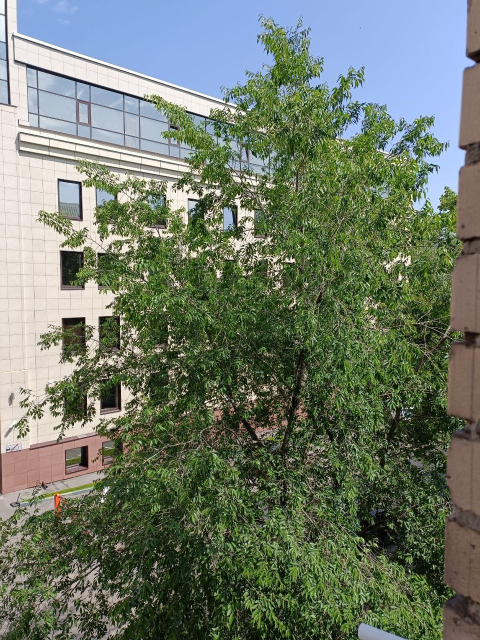
#> input picture l6/data/1.jpeg, 960 x 1280 px (shown at 1/2 size); the run also reads 3 pictures not shown here
$ jupyter execute --allow-errors main.ipynb   (shell and % lines are left out)
#> lines starting #> are read from the running program, lines starting #| are printed output that depends on the picture; after the words box and inside, x2 and y2 are one past the last pixel; in counts of white or black regions, pixels touching at a corner belong together
### l6/warp.py
#import matplotlib.delaunay as md
from scipy import ndimage
from pylab import *
from numpy import *
import scipy
import scipy.spatial
import homography


# [16 lines left out: function image_in_image, not called in this run]


def combine_images(im1,im2,alpha):
    """ Blend two images with weights as in alpha. """
    return (1-alpha)*im1 + alpha*im2


# [12 lines left out: function alpha_for_triangle, not called in this run]


def triangulate_points(x):
    """ Delaunay triangulation of 2D points. """

    tri = scipy.spatial.Delaunay(x) #md.delaunay(x,y)
    return tri


# [6 lines left out: function plot_mesh, not called in this run]


def pw_affine(fromim,toim,fp,tp,tri):
    """ Warp triangular patches from an image.
        fromim = image to warp
        toim = destination image
        fp = from points in hom. coordinates
        tp = to points in hom.  coordinates
        tri = triangulation. """

    im = toim.copy()

    # check if image is grayscale or color
    is_color = len(fromim.shape) == 3

    # create image to warp to (needed if iterate colors)
    im_t = zeros(im.shape, 'uint8')

    for t in tri:
        # compute affine transformation
        H = homography.Haffine_from_points(tp[:,t],fp[:,t])

        if is_color:
            for col in range(fromim.shape[2]):
                im_t[:,:,col] = ndimage.affine_transform(
                    fromim[:,:,col],H[:2,:2],(H[0,2],H[1,2]),im.shape[:2])
        else:
            im_t = ndimage.affine_transform(
                    fromim,H[:2,:2],(H[0,2],H[1,2]),im.shape[:2])

        # alpha for triangle
        alpha = alpha_for_triangle(tp[:,t],im.shape[0],im.shape[1])

        # add triangle to image
        im[alpha>0] = im_t[alpha>0]

    return im


# [59 lines left out: function panorama, not called in this run]

### l6/main.ipynb
# Гомография
## 1) взять код и сделать самостоятельно панараму больше чем на 2-х снимках,
## 2) взять код который занимается триангуляцией на основе афинной гомографии, придумать и реализовать метод автоматического триангулирования (по ключивым точкам лица с помошбю нейронки, взять шар и по окружности триангулировать) и приминить для своей фотографии.
код в виде архива и празантация

# Панарама

код взят из switching.py

## Оригинальные изображения

[cell 1]
import matplotlib.pyplot as plt
fig, axs = plt.subplots(nrows=1, ncols=4, figsize=(10, 10))
for i, image_pat in enumerate(['data/1.jpeg','data/2.jpeg','data/3.jpeg','data/4.jpeg']):
    image = plt.imread(image_pat)
#> image is the input picture: shape (1280, 960, 3); mean R, G, B 110.3, 121.1, 104.9
    axs.flat[i].imshow(image)
#> pass 2 of the loop `for i, image_pat in enumerate(['data/1.jpeg','data/2.jpeg','data/3.jpe..`:
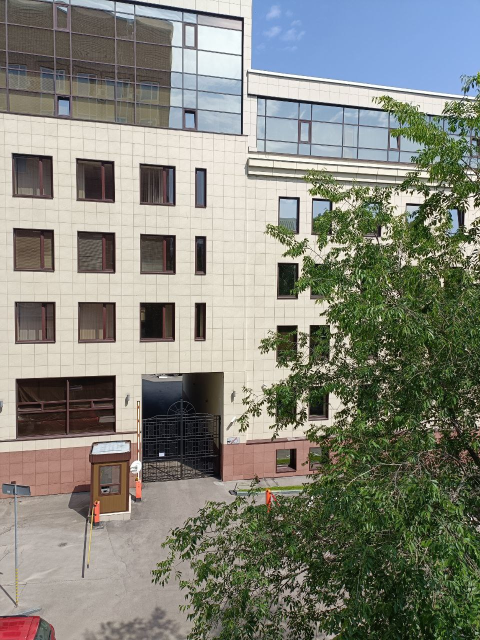
#> input picture l6/data/2.jpeg, 960 x 1280 px (shown at 1/2 size)
#> image is the input picture: shape (1280, 960, 3); mean R, G, B 131.6, 132.8, 122.4
plt.tight_layout()
plt.show()
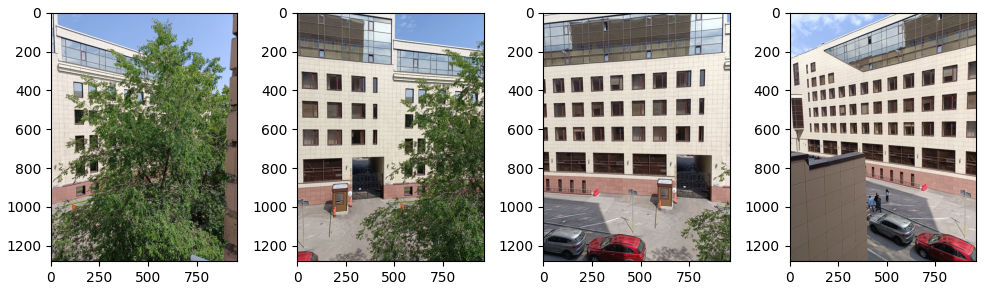
#> figure drawn by matplotlib, 4 panels

## Панарама на 4-х снимках

[cell 2]
import cv2
import numpy as np

def get_h(img1, img2):
    # Преобразование изображений в оттенки серого
    gray1 = cv2.cvtColor(img1, cv2.COLOR_BGR2GRAY)
    gray2 = cv2.cvtColor(img2, cv2.COLOR_BGR2GRAY)

    # Инициализация объекта SIFT (определение ключевых точек)
    sift = cv2.xfeatures2d.SIFT_create()

    # Нахождение ключевых точек и дескрипторов на обоих изображениях
    kp1, des1 = sift.detectAndCompute(gray1, None)
    kp2, des2 = sift.detectAndCompute(gray2, None)

    # Нахождение соответствий между дескрипторами на двух изображениях
    matcher = cv2.DescriptorMatcher_create(cv2.DescriptorMatcher_FLANNBASED)
    matches = matcher.knnMatch(des1, des2, k=2)

    # Фильтрация соответствий с помощью метрики Lowe's ratio test
    good_matches = []
    for m, n in matches:
        if m.distance < 0.75 * n.distance:
            good_matches.append(m)

    # Нахождение матрицы гомографии
    src_pts = np.float32([kp1[m.queryIdx].pt for m in good_matches]).reshape(-1, 1, 2)
    dst_pts = np.float32([kp2[m.trainIdx].pt for m in good_matches]).reshape(-1, 1, 2)
    H, _ = cv2.findHomography(src_pts, dst_pts, cv2.RANSAC, 5.0)
    return H

def append(img1, img2):
    H = get_h(img1, img2)
    # Преобразование изображений
    panorama = cv2.warpPerspective(img1, H, (img1.shape[1] + img2.shape[1], img2.shape[0]))
    panorama[0:img2.shape[0], 0:img2.shape[1]] = img2
    return panorama

# Загрузка изображений
img1 = cv2.imread('data/1.jpeg')
img2 = cv2.imread('data/2.jpeg')
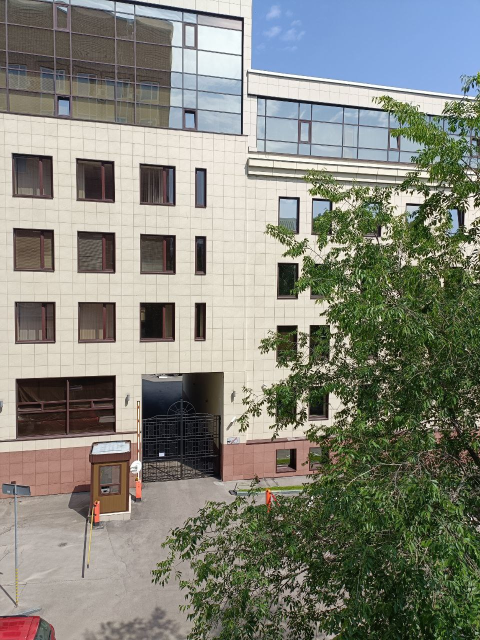
#> img2: shape (1280, 960, 3) (shown at 1/2 size); mean B, G, R 122.4, 132.8, 131.6
img3 = cv2.imread('data/3.jpeg')
img4 = cv2.imread('data/4.jpeg')
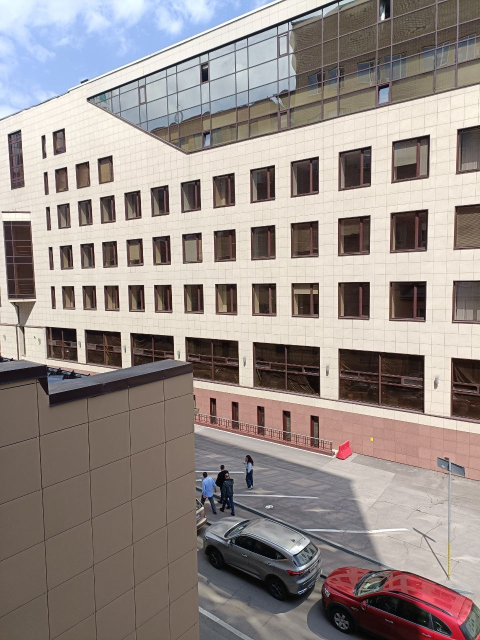
#> input picture l6/data/4.jpeg, 960 x 1280 px (shown at 1/2 size)
#> img4 is the input picture: shape (1280, 960, 3); mean B, G, R 137.7, 141.7, 151.7

panorama = append(img2, img3)
#> in get_h, `gray2 = cv2.cvtColor(img2, cv2.COLOR_BGR2GRAY)`:
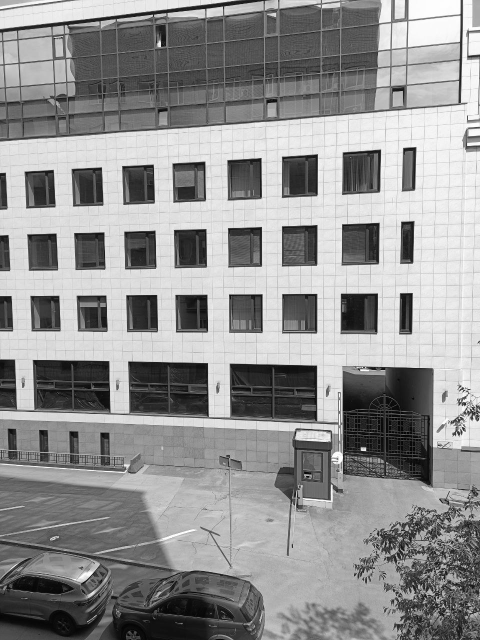
#> gray2: shape (1280, 960) (shown at 1/2 size); min 0, max 255, mean 145.6
#> in get_h, `kp1, des1 = sift.detectAndCompute(gray1, None)`: kp1 = 9586 keypoints; strongest (x, y, size): (943, 1039, 2.2), (923, 410, 2.5), (915, 409, 3), (312, 643, 48.5)
#> in get_h, `kp2, des2 = sift.detectAndCompute(gray2, None)`: kp2 = 4531 keypoints; strongest (x, y, size): (716, 626, 50.3), (727, 898, 6.5), (386, 624, 44.3), (601, 352, 49.9)
#> in get_h, `matches = matcher.knnMatch(des1, des2, k=2)`: matches = 9586 matches
#> after the loop in get_h, `for m, n in matches:`: good_matches = 571 matches
#> in get_h, `src_pts = np.float32([kp1[m.queryIdx].pt for m in good_matches]).resha..`: src_pts = 571 rows, first 8: [11.12, 1093.3], [17.3, 983.1], [27.42, 608.3], [27.94, 964.6], [33.87, 345.6], [37.26, 1166.6], [38.08, 819.1], [38.55, 812]
#> in get_h, `dst_pts = np.float32([kp2[m.trainIdx].pt for m in good_matches]).resha..`: dst_pts = 571 rows, first 8: [444.2, 1024.2], [726.9, 898.2], [456.3, 593.8], [456.7, 911.7], [462.8, 356.8], [466.1, 1094.6], [468.7, 784.5], [465.7, 776.1]
#> in get_h, `H, _ = cv2.findHomography(src_pts, dst_pts, cv2.RANSAC, 5.0)`: H = [[0.614, 0.00552, 434.8], [-0.261, 0.906, 47.27], [-0.000424, 1.38e-05, 1]]
panorama = append(panorama, img4)
#> in get_h (call 2), `gray2 = cv2.cvtColor(img2, cv2.COLOR_BGR2GRAY)`:
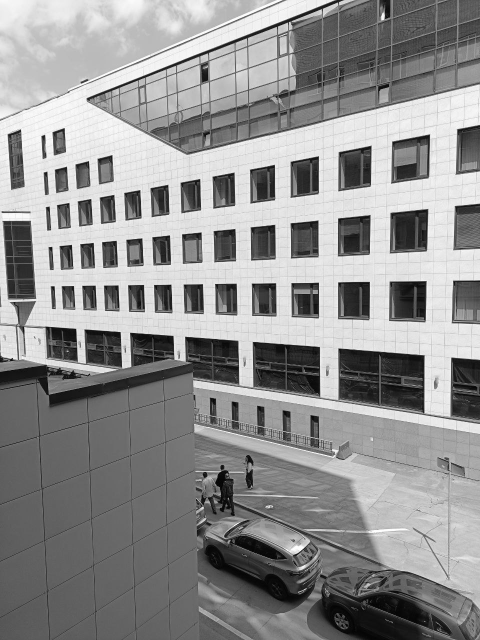
#> gray2: shape (1280, 960) (shown at 1/2 size); min 0, max 255, mean 144.3
#> in get_h (call 2), `kp1, des1 = sift.detectAndCompute(gray1, None)`: kp1 = 24855 keypoints; strongest (x, y, size): (716, 626, 50.3), (727, 898, 6.5), (386, 624, 44.3), (601, 352, 49.9)
#> in get_h (call 2), `kp2, des2 = sift.detectAndCompute(gray2, None)`: kp2 = 3238 keypoints; strongest (x, y, size): (818, 600, 49.5), (819, 461, 50.8), (87, 275, 6.1), (101, 497, 5.4)
#> in get_h (call 2), `matches = matcher.knnMatch(des1, des2, k=2)`: matches = 24855 matches
#> after the loop in get_h (call 2), `for m, n in matches:`: good_matches = 641 matches
#> in get_h (call 2), `src_pts = np.float32([kp1[m.queryIdx].pt for m in good_matches]).resha..`: src_pts = 641 rows, first 8: [9.65, 235.6], [10.56, 605.2], [10.56, 605.2], [11.09, 131.9], [11.71, 274.5], [12.28, 417.1], [12.75, 910], [13.98, 903.9]
#> in get_h (call 2), `dst_pts = np.float32([kp2[m.trainIdx].pt for m in good_matches]).resha..`: dst_pts = 641 rows, first 8: [469.3, 243.8], [462.9, 579.1], [462.9, 579.1], [277.6, 245.1], [470.1, 279.6], [472.3, 629.5], [460.7, 849.2], [513.4, 854.8]
#> in get_h (call 2), `H, _ = cv2.findHomography(src_pts, dst_pts, cv2.RANSAC, 5.0)`: H = [[0.604, 0.00696, 455.3], [-0.258, 0.923, 30.18], [-0.000446, 2.87e-05, 1]]
panorama = append(img1, panorama)
#> in get_h (call 3), `gray1 = cv2.cvtColor(img1, cv2.COLOR_BGR2GRAY)`:
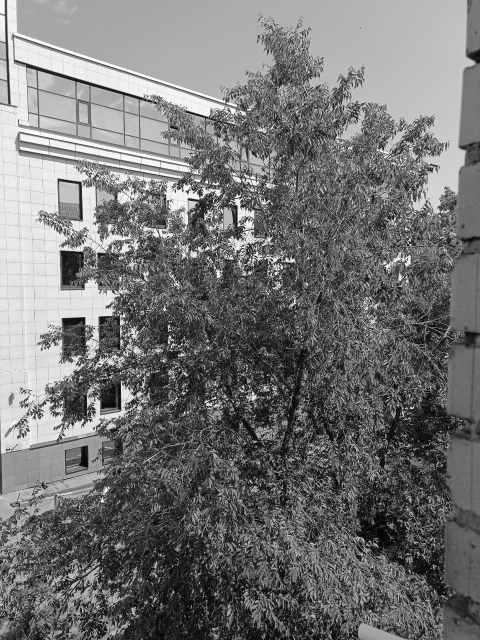
#> gray1: shape (1280, 960) (shown at 1/2 size); min 0, max 255, mean 116
#> in get_h (call 3), `gray2 = cv2.cvtColor(img2, cv2.COLOR_BGR2GRAY)`:
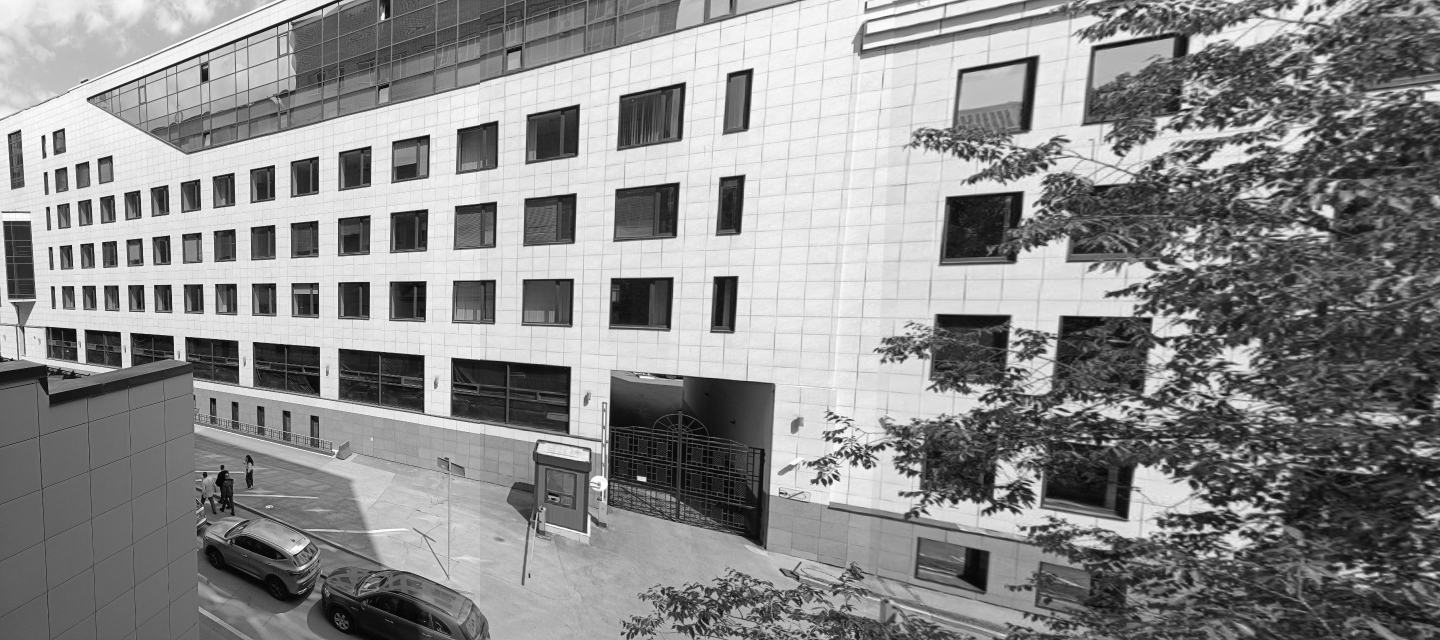
#> gray2: shape (1280, 2880) (shown at 1/2 size); min 0, max 255, mean 138.9
#> in get_h (call 3), `kp1, des1 = sift.detectAndCompute(gray1, None)`: kp1 = 15571 keypoints; strongest (x, y, size): (431, 783, 1.9), (489, 466, 1.9), (786, 309, 2), (295, 642, 1.9)
#> in get_h (call 3), `kp2, des2 = sift.detectAndCompute(gray2, None)`: kp2 = 20578 keypoints; strongest (x, y, size): (1278, 607, 74.5), (818, 600, 49.5), (819, 461, 50.8), (87, 275, 6.1)
#> in get_h (call 3), `matches = matcher.knnMatch(des1, des2, k=2)`: matches = 15571 matches
#> after the loop in get_h (call 3), `for m, n in matches:`: good_matches = 88 matches
#> in get_h (call 3), `src_pts = np.float32([kp1[m.queryIdx].pt for m in good_matches]).resha..`: src_pts = 88 rows, first 8: [11.64, 871.4], [14.22, 205.8], [20.54, 901.1], [29.8, 23.09], [41.55, 265], [43.15, 296.5], [44.61, 781.1], [44.61, 781.1]
#> in get_h (call 3), `dst_pts = np.float32([kp2[m.trainIdx].pt for m in good_matches]).resha..`: dst_pts = 88 rows, first 8: [1563, 945.2], [215.8, 329.3], [1573.5, 992.8], [519.2, 792.9], [1621.4, 989.8], [1731, 93.25], [1663.7, 831.9], [1663.7, 831.9]
#> in get_h (call 3), `H, _ = cv2.findHomography(src_pts, dst_pts, cv2.RANSAC, 5.0)`: H = [[-0.385, -0.0715, 1705], [-0.825, 1.5, -316.8], [-0.00152, 6.26e-05, 1]]
#> in append (call 3), `panorama[0:img2.shape[0], 0:img2.shape[1]] = img2`:
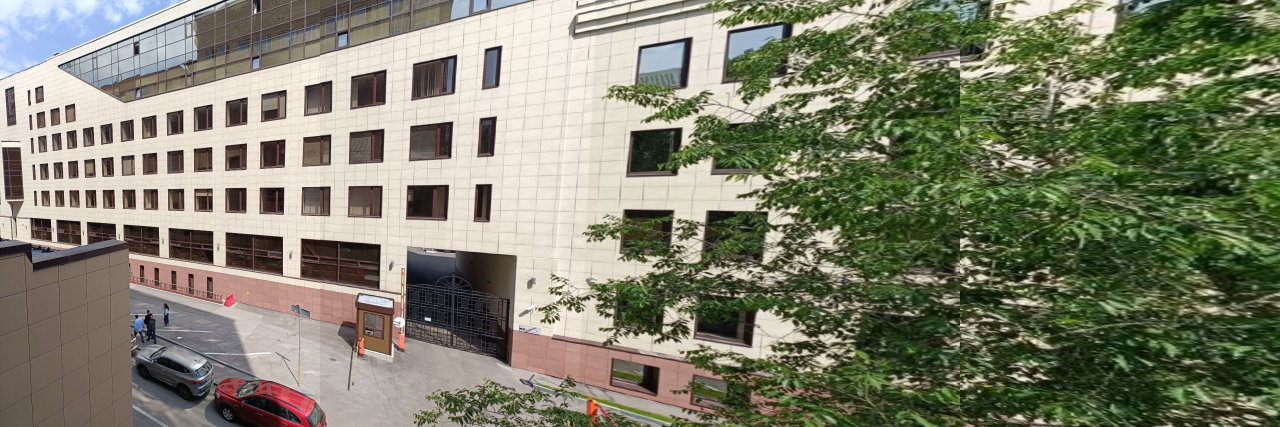
#> panorama: shape (1280, 3840, 3) (shown at 1/3 size); mean B, G, R 108.3, 127.8, 127.1
plt.figure(figsize = (17,10))
plt.axis('off')
plt.imshow(cv2.cvtColor(panorama, cv2.COLOR_BGR2RGB), interpolation='nearest')

# Триангуляция

## triangles_vidio.py в видеопатоке находит прямаугольники черного цвета на белом боне и заменяет их на изображение автоматически триангулируя его.

## Пример для фотографии

#### Исходные фото

[cell 3]
import matplotlib.pyplot as plt
fig, axs = plt.subplots(nrows=1, ncols=2, figsize=(10, 10))
for i, image_pat in enumerate(['data/1.jpeg','data/5.jpeg']):
    image = plt.imread(image_pat)
    axs.flat[i].imshow(image)
#> pass 2 of the loop `for i, image_pat in enumerate(['data/1.jpeg','data/5.jpeg']):`:
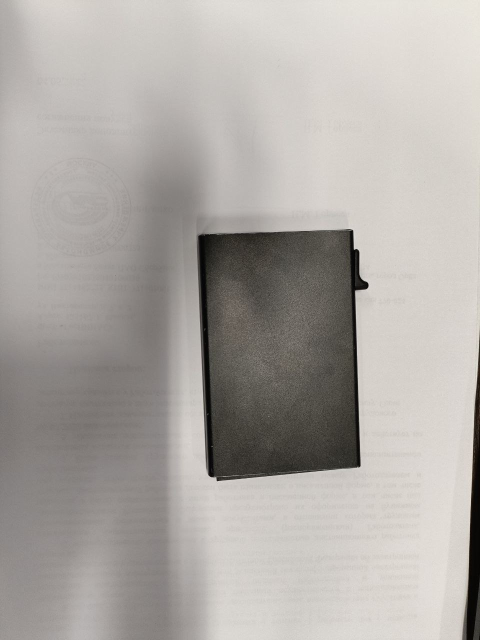
#> input picture l6/data/5.jpeg, 960 x 1280 px (shown at 1/2 size)
#> image is the input picture: shape (1280, 960, 3); mean R, G, B 173.5, 169.1, 164.7
plt.tight_layout()
plt.show()

#### Автоматическая триангуляция на основе обнаружения прямаугольников на фото

[cell 4]
import cv2
import numpy as np
import warp
import matplotlib.pyplot as plt
hsv_min = np.array((0, 0, 0), np.uint8)
hsv_max = np.array((255,255,60), np.uint8)

# открыть изображение для деформации
fromim = np.array(cv2.imread('data/1.jpeg'))
x,y = np.meshgrid(range(5),range(6))
x = (fromim.shape[1]/4) * x.flatten()
y = (fromim.shape[0]/5) * y.flatten()
#> y = 30 values from 0 to 1280
x = np.array([0, fromim.shape[1],0, fromim.shape[1]])
#> x = [0, 960, 0, 960]
y = np.array([0,0, fromim.shape[0], fromim.shape[0]])
#> y = [0, 0, 1280, 1280]
# triangulate
tri = warp.triangulate_points(np.stack((x, y), axis=1)).simplices
#> tri = [[3, 2, 0], [1, 3, 0]]

img = np.array(cv2.imread('data/5.jpeg'))
img = cv2.flip(img,1)
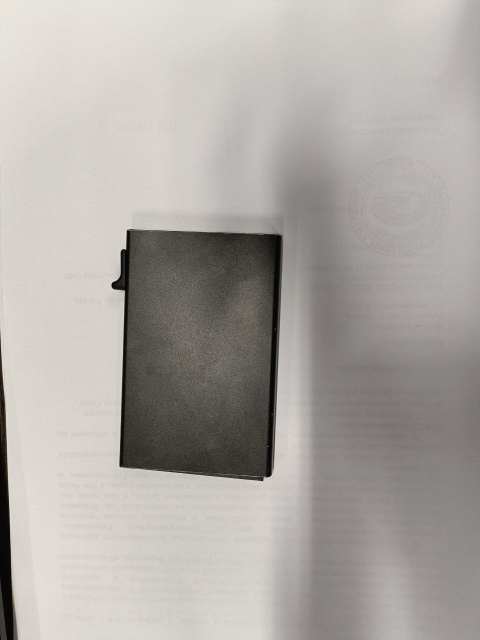
#> img: shape (1280, 960, 3) (shown at 1/2 size); mean B, G, R 164.7, 169.1, 173.5
hsv = cv2.cvtColor(img, cv2.COLOR_BGR2HSV )
#> hsv: shape (1280, 960, 3); mean H, S, V 14.8, 15.2, 173.5
thresh = cv2.inRange(hsv, hsv_min, hsv_max)
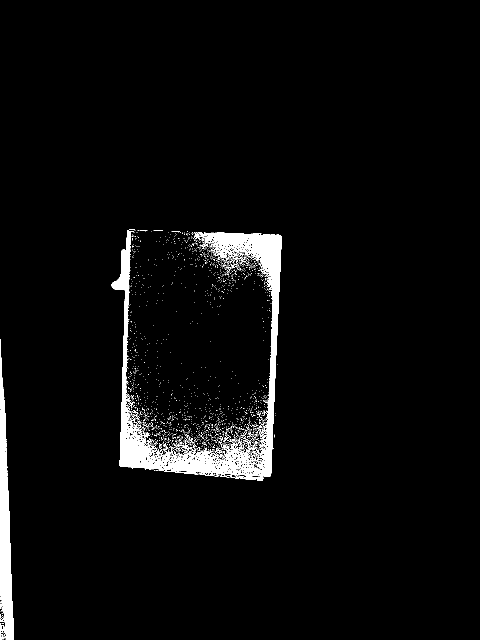
#> thresh: shape (1280, 960) (shown at 1/2 size); 3.4% white; 2127 white regions (2101 under 20 px)
contours0, hierarchy = cv2.findContours( thresh.copy(), cv2.RETR_EXTERNAL, cv2.CHAIN_APPROX_NONE)
#> contours0 = 2125 contours, 2118 with area under 20; largest, box (x1, y1, x2, y2) and area: (223, 461, 564, 954) 28172, (0, 678, 27, 1280) 8230, (461, 951, 527, 962) 218, (318, 941, 397, 949) 72, (507, 910, 520, 926) 24, (468, 513, 491, 525) 21, (290, 880, 309, 889) 20

#> (the rest of this cell did not finish here and is left out)
